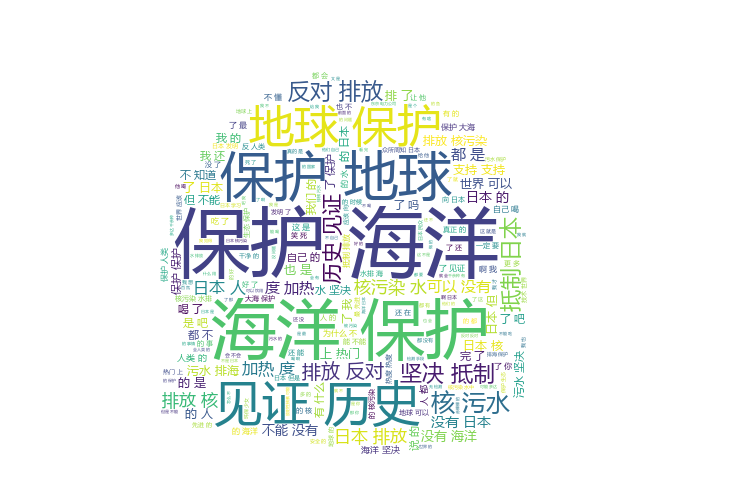

Write Python code to recreate this figure.
import jieba
import wordcloud
import imageio
img = imageio.imread('苹果.png')
#读取
f = open('弹幕.txt', encoding='utf-8')
text = f.read()
#分词
text_list = jieba.lcut(text)
print(text_list)
#列表变成字符串
text_str = ' '.join(text_list)
print(text_str)
#词云图配置
wc = wordcloud.WordCloud(
    width=500,
    height=500,
    background_color='white',
    mask=img,
    font_path='msyh.ttc'
)
wc.generate(text_str)
wc.to_file('词云图.png')
